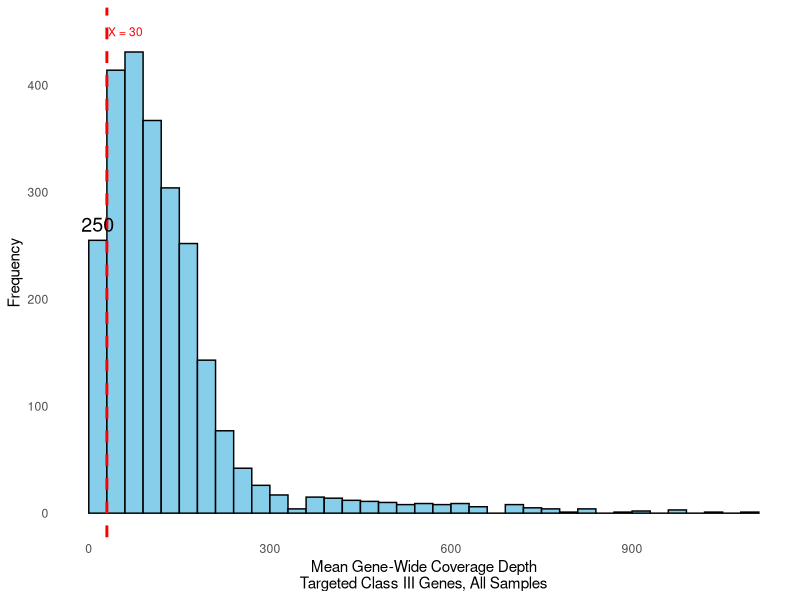
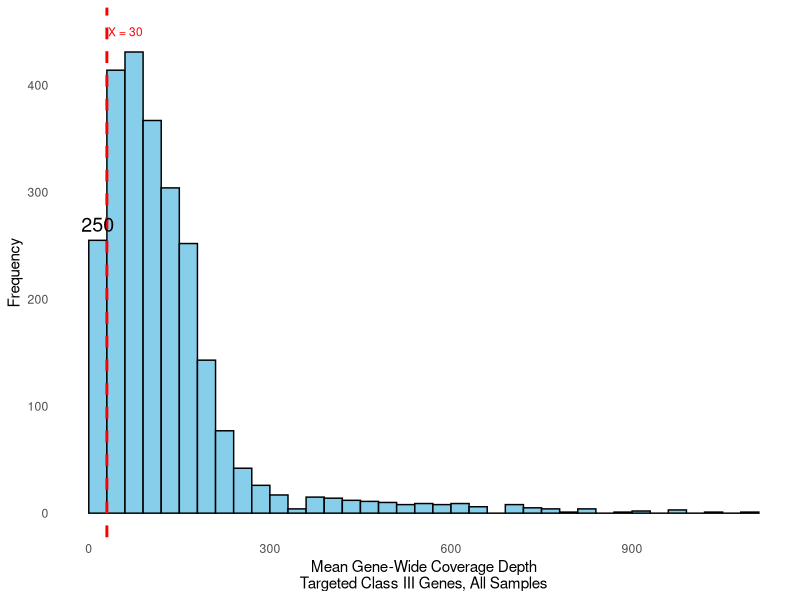
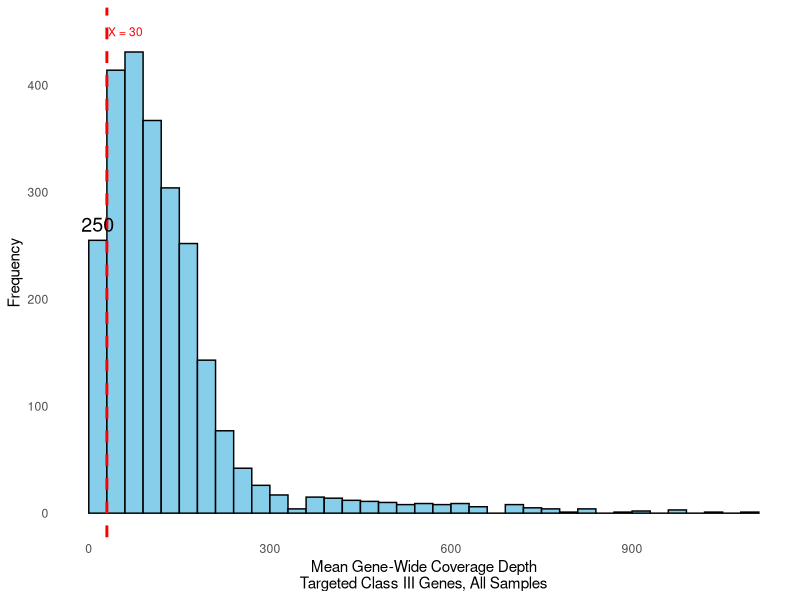

The R script that drew these images, in order:
# Load required library
library(ggplot2)

# Set the working directory
setwd("/Users/matt/Documents/GitHub/mhc/scripts/visualizations/histogram/")

# Read the data without setting row.names
data <- read.table("pacbio_classIII.txt", header = TRUE, sep = "\t", stringsAsFactors = FALSE)

# Convert the data to a long format
long_data <- as.numeric(unlist(data[, -1])) # Skip the first column if it contains non-numerical data

# Remove non-finite values
long_data <- long_data[is.finite(long_data)]

# Create a data frame for ggplot2
plot_data <- data.frame(values = long_data)

# Count how many values fall in the first bin (0 <= x < 30)
first_bin_count <- sum(plot_data$values >= 0 & plot_data$values < 30)

# Create a histogram with enhancements
figure <- ggplot(plot_data, aes(x = values)) +
  geom_histogram(binwidth = 30, fill = "skyblue", color = "black", boundary = 0) + 
  labs(x = "Mean Gene-Wide Coverage Depth\nTargeted Class III Genes, All Samples", y = "Frequency") +
  theme_minimal() +
  theme(
    panel.grid.major = element_blank(), # Remove major grid lines
    panel.grid.minor = element_blank()  # Remove minor grid lines
  ) + 
  # Add a vertical red dotted line at x = 30
  geom_vline(xintercept = 30, linetype = "dashed", color = "red", size = 1) +
  # Add a label for the first bin
  annotate(
    "text",
    x = 15,                     # Center of the first bin (0 to 30)
    y = first_bin_count + 20,   # Slightly above the bin height
    label = paste(first_bin_count),
    color = "black",
    size = 5
  ) +
  # Add a label for the vertical line
  annotate(
    "text",
    x = 32,                      # Slightly to the right of the line for visibility
    y = 450,
    label = "X = 30",
    hjust = 0,                   # Left-align the text
    color = "red",
    size = 3
  )

figure

ggsave(filename = "histogram.png", plot = figure, width=169, units = "mm")
ggsave(filename = "histogram.pdf", plot = figure, width=169, units = "mm")

